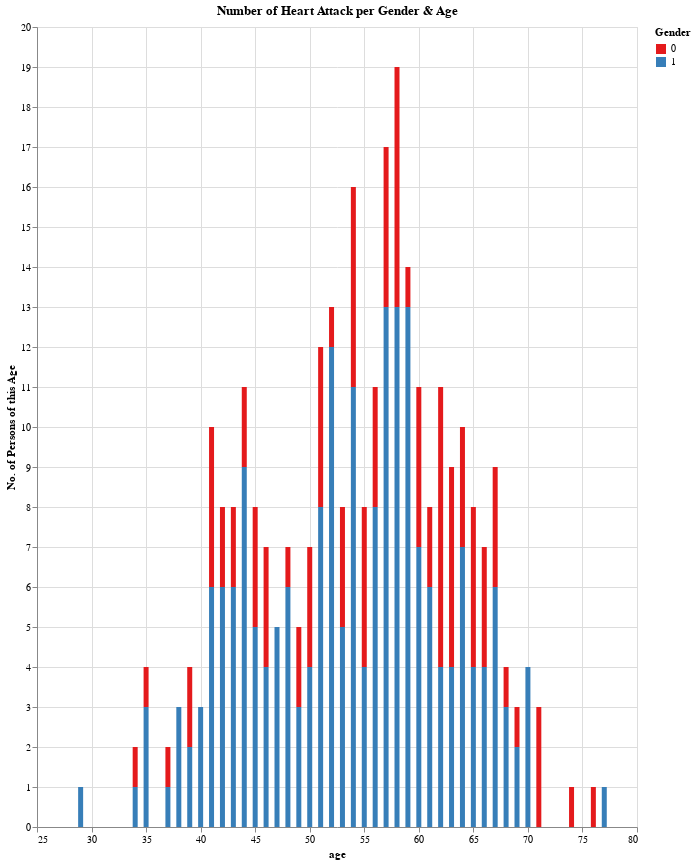

Write notebook code for a chart like this one.
### Markdown cell above
## EDA Visualizations
Let's take a look at what relationship there may be among our features by plotting a couple different graphs.

### Code cell
# Exploratory Interactive Graph to see the relationship between age, gender, and health metrics

fig1 = ( 
    alt.Chart(awake_df)
    .mark_bar()
    .encode(
        alt.X("age"),
        alt.Y("count()", title ="No. of Persons of this Age"),
        alt.Color("sex:N", scale=alt.Scale(scheme="set1"), title="Gender"
        ),
        tooltip=[
            "chest_pain:Q",
            "Rblood_pressure:Q",
            "cholesterol:Q",
            "Fblood_sugar:Q",
            "Rest_ECG:Q",
            "Max_heart_rate:Q",
            "Blood_oxygen:Q",
            "Heart_attack:N"
        ],
    )
    .properties(title="Number of Heart Attack per Gender & Age", width=600, height=800)
)
fig1

### Figure 1 — Vega-Lite specification as saved in the notebook (floating-point values rounded to 4 significant figures; data arrays with more than 128 entries replaced by an {"elided": "..."} marker saying what was removed)
{"$schema": "https://vega.github.io/schema/vega-lite/v4.17.0.json", "config": {"view": {"continuousHeight": 300, "continuousWidth": 400}}, "data": {"name": "data-edb6959aedb8b6e09a998ad9e7e4249f"}, "datasets": {"data-edb6959aedb8b6e09a998ad9e7e4249f": {"elided": "303 records"}}, "encoding": {"color": {"field": "sex", "scale": {"scheme": "set1"}, "title": "Gender", "type": "nominal"}, "tooltip": [{"field": "chest_pain", "type": "quantitative"}, {"field": "Rblood_pressure", "type": "quantitative"}, {"field": "cholesterol", "type": "quantitative"}, {"field": "Fblood_sugar", "type": "quantitative"}, {"field": "Rest_ECG", "type": "quantitative"}, {"field": "Max_heart_rate", "type": "quantitative"}, {"field": "Blood_oxygen", "type": "quantitative"}, {"field": "Heart_attack", "type": "nominal"}], "x": {"field": "age", "type": "quantitative"}, "y": {"aggregate": "count", "title": "No. of Persons of this Age", "type": "quantitative"}}, "height": 800, "mark": "bar", "title": "Number of Heart Attack per Gender & Age", "width": 600}
